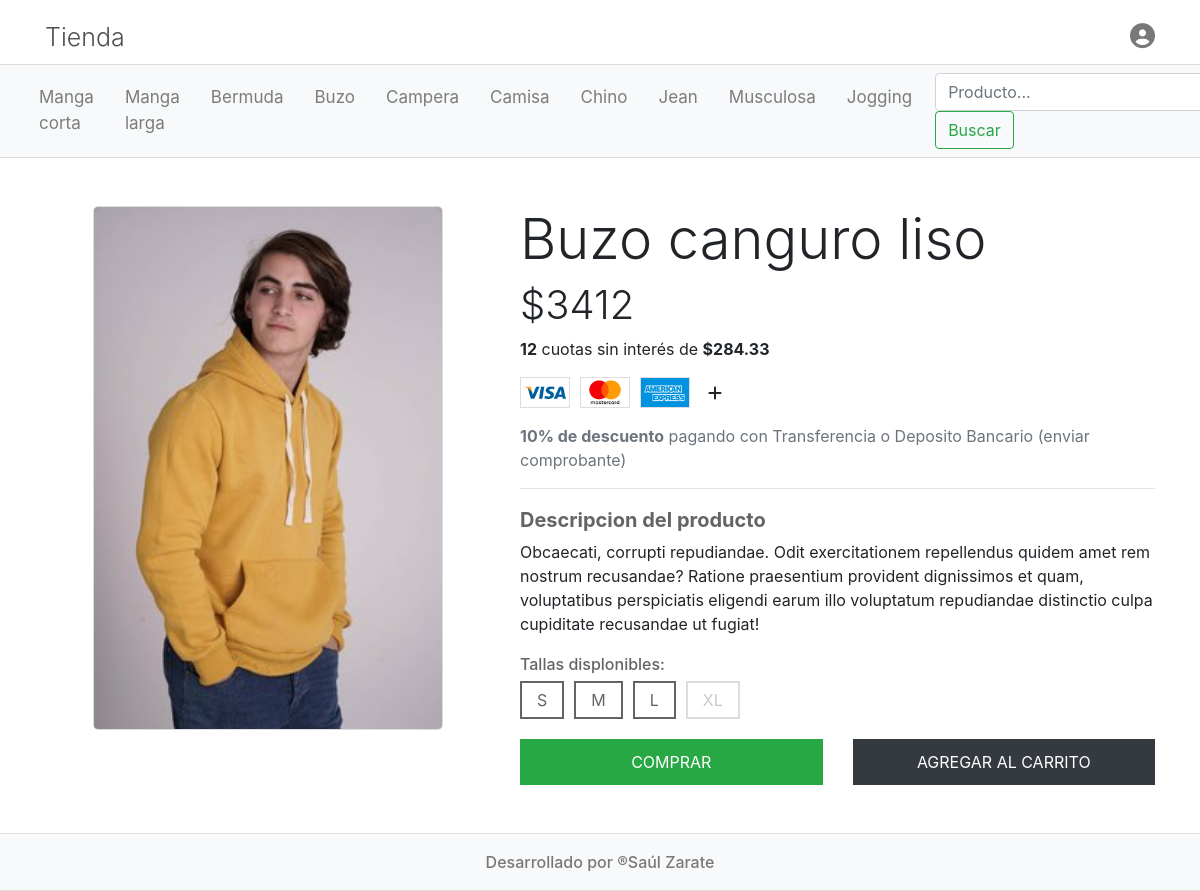
/index.php?controller=producto&action=getOne&productoId=8, run on the app's committed database.
### tables this page shows
CREATE TABLE `categoria` (
  `id` tinyint(3) UNSIGNED NOT NULL,
  `nombre` varchar(50) NOT NULL
);

CREATE TABLE `producto` (
  `id` tinyint(3) UNSIGNED NOT NULL,
  `nombre` varchar(100) NOT NULL,
  `precio` float NOT NULL,
  `descripcion` text NOT NULL,
  `imagen` varchar(200) NOT NULL,
  `categoria_id` tinyint(3) UNSIGNED NOT NULL
);

### controllers/ProductoController.php (called while the page is built, shortened)
<?php
require_once __DIR__ . "/../models/Producto.php";
require_once __DIR__ . "/../models/Categoria.php";
require_once __DIR__ . "/../helpers/Utils.php";
class ProductoController{
    public function getOne(){
        $id_producto = $_GET["productoId"];
        $objProducto = new Producto();
        $objProducto->setId($id_producto);
        $producto = $objProducto->getOne();
        require_once __DIR__ . "/../views/producto/producto.php";
    }
}

### helpers/Utils.php (called while the page is built, shortened)
<?php
class Utils {
  public static function showCategorias(){
    require_once __DIR__ . "/../models/Categoria.php";
    $categorias = new Categoria();
    return $categorias->getAll();
  }
  public static function isAdmin(){
    return isset($_SESSION["identity"]) && $_SESSION["identity"]->rol == "admin";
  }
}

### config/db.php (called while the page is built)
<?php
class DataBase {
    public static function conexion(){
        try{
            $baseDatos = "dvshop";
            $host = "127.0.0.1";
            $port = 3306;
            $user = "root";
            $password = "";
            return new PDO("mysql:dbname=$baseDatos;chartset=UTF-8;host=$host;port=$port",$user,$password);
        }catch( Exception $e ){
            echo "Erro en la conexion con la base de datos <br>";
            echo $e->getMessage();
            exit();
        }
    }
}

### models/Categoria.php (called while the page is built, shortened)
<?php
require_once __DIR__ . "/../config/db.php";
class Categoria {
    private $db;
    public function __construct(){
        $this->db = DataBase::conexion();
    }
    public function getAll(){
        $sql = "SELECT * FROM categoria";
        $query = $this->db->prepare($sql);
        $query->execute();
        return $query->fetchAll(PDO::FETCH_OBJ);
    }
}

### models/Producto.php (called while the page is built, shortened)
<?php
require_once __DIR__ . "/../config/db.php";
class Producto{
    private $id;
    private $db;
    public function __construct(){
        $this->db = DataBase::conexion();
    }
    public function setId($id){
        $this->id = $id;
    }
    public function getOne(){
        $sql = "SELECT * FROM producto WHERE id = :id";
        $query = $this->db->prepare($sql);
        $query->execute([
            ":id" => $this->id
        ]);
        return $query->fetch(PDO::FETCH_OBJ);
    }
}

### views/producto/producto.php (the view, shortened to what this page needs)
<!DOCTYPE html>
<html lang="es">
<head>
    <?php require_once __DIR__ . "/../layout/links.php" ?>
</head>
<body>
    <?php require_once __DIR__ ."/../layout/header.php" ?>
    <?php require_once __DIR__ ."/../layout/nav.php" ?>
    <main class="container my-5">
        <div class="row">
            <div class="col-md-5 text-center">
                <img src="<?=base_url?>uploads/images/<?=$producto->imagen?>" alt="Imagen" class="img-fluid imgProducto">
            </div>
            <div class="col-md-7">
                <h1 class="text-center text-md-left display-4 titulo-producto"><?=ucfirst($producto->nombre)?></h1>
                <h2 class="text-center text-md-left display-4 precio-producto">$<?=$producto->precio?></h2>
                <p class="text-center text-md-left"><strong>12</strong> cuotas sin interés de <strong>$<?=round($producto->precio/12,2)?></strong></p>
                <ul class="mediosDePagoProducto justify-content-center justify-content-md-start">
                    <li>
                        <img src="<?=base_url?>assets/img/visa@2x.png" alt="tarjeta visa" class="img-fluid tarjetaBancaria">
                    </li>
                    <li>
                        <img src="<?=base_url?>assets/img/mastercard@2x.png" alt="tarjeta mastercard" class="img-fluid tarjetaBancaria">
                    </li>
                    <li>
                        <img src="<?=base_url?>assets/img/amex@2x.png" alt="tarjeta american express" class="img-fluid tarjetaBancaria">
                    </li>
                    <li class="my-auto ml-2">
                        <i class="fas fa-plus"></i>
                    </li>
                </ul>
                <p class="text-secondary text-center text-md-left">
                    <strong>10% de descuento</strong> pagando con Transferencia o Deposito Bancario (enviar comprobante)
                </p>
                <hr>
                <p class="title-descripcion-producto">Descripcion del producto</p>
                <p><?=ucfirst($producto->descripcion)?></p>
                <p class="text-tallas-disponibles">Tallas displonibles:</p>
                <div class="contenedor-Tallas">
                    <div>S</div>
                    <div>M</div>
                    <div>L</div>
                    <div>XL</div>
                </div>
                <div class="row mt-1">
                    <div class="col-md-6 mt-3">
                        <button class="btn btn-success btn-block boton-producto">COMPRAR</button>
                    </div>
                    <div class="col-md-6 mt-3">
                        <button class="btn btn-dark btn-block boton-producto">AGREGAR AL CARRITO</button>
                    </div>
                </div>
            </div>
        </div>
    </main>
    <?php require_once __DIR__ . "/../layout/footer.php"?>
</body>
</html>

### views/layout/nav.php (shortened to what this page needs)
<nav class="navbar navbar-expand-lg navbar-light bg-light barraDeNavegacion">
    <div class="container-fluid">
      <div class="collapse navbar-collapse" id="navbarSupportedContent">
        <ul class="navbar-nav mr-auto">
          <?php
          if (!Utils::isAdmin()) :
            foreach (Utils::showCategorias() as $categoria) : ?>
              <li class="nav-item">
                <a class="nav-link a-navBar" href="<?= base_url . "index.php?controller=producto&action=getForCategoria&categoria=" . $categoria->id ?>">
                  <?= ucfirst($categoria->nombre) ?>
                </a>
              </li>
          <?php
            endforeach;
          endif; ?>
        </ul>
          <?php if (!Utils::isAdmin()): ?>
            <form class="form-inline my-2 my-lg-0" action="<?=base_url.'index.php?controller=producto&action=search'?>" method="POST">
              <input class="form-control" type="search" placeholder="Producto..." aria-label="Search" name="producto">
              <button class="btn btn-outline-success my-2 my-sm-0" type="submit" name="submitBuscador">Buscar</button>
            </form>
          <?php endif; ?>
      </div>
    </div>
  </nav>

### assets/css/style.css (style rules this page uses)
* { margin: 0; padding: 0; box-sizing: border-box; }
a { text-decoration: none!important; }
nav.barraDeNavegacion { position: sticky!important; top: 0; z-index: 99; border-top: 1px solid #ddd; border-bottom: 1px solid #ddd; }
.a-navBar { font-size: 17px; margin-right: 15px; }
.imgProducto { width: 350px; height: auto; border: 1px solid #ddd; border-radius: 5px; }
.mediosDePagoProducto { list-style: none; display: flex; }
.tarjetaBancaria { width: 50px; border: 1px solid #ddd; margin-right: 10px; }
.text-tallas-disponibles { margin-bottom: 5px; color: rgb(100, 100, 100); font-weight: 500; }
.contenedor-Tallas { display: flex; }
.contenedor-Tallas > div { color: rgb(100, 100, 100); border: 2px solid rgb(100, 100, 100); padding: 5px 15px; margin-right: 10px; }
.contenedor-Tallas > div:last-child { border: 2px solid #ddd; color: rgb(200, 200, 200); }
.boton-producto { border-radius: 0; padding: 10px 0; }
.titulo-producto { font-weight: 350; }
.precio-producto { font-size: 40px; }
.title-descripcion-producto { font-weight: bold; color: rgb(100, 100, 100); margin-bottom: 5px; font-size: 20px; }

### data on the page
categoria: nombre "Manga corta"
categoria: nombre "Manga larga"
categoria: nombre "Bermuda"
categoria: nombre "Buzo"
categoria: nombre "Campera"
categoria: nombre "Camisa"
categoria: nombre "Chino"
categoria: nombre "Jean"
categoria: nombre "Musculosa"
categoria: nombre "Jogging"
producto: imagen (picture), nombre "Buzo canguro liso", precio "3412", $producto->precio/12 "284.33", descripcion "Obcaecati, corrupti repudiandae. Odit exercitationem repellendus quidem amet rem nostrum recusandae? Ratione praesentium provident dignissimos et quam, voluptatibus perspiciatis eligendi earum illo voluptatum repudiandae distinctio culpa cupiditate recusandae ut fugiat!"
